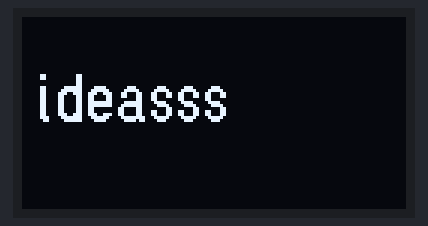
The sketch below on a simulated ESP32. Parts: 128×64 one-colour display.

Above: at 0.1 s.

The sketch:

ssd106_esp32_ideasextraordinarias.ino
```cpp
#include <U8g2lib.h>
#include <Wire.h>
U8G2_SH1106_128X64_NONAME_F_HW_I2C u8g2(U8G2_R0, U8X8_PIN_NONE);
void setup(void) {
    u8g2.begin(); //Inicializamos el dispositivo
}
void loop(void) {
    u8g2.clearBuffer();                    // Vaciamos el buffer del dispositivo
    u8g2.setFont(u8g2_font_logisoso16_tr);    // Seleccionamos la fuente
    u8g2.drawStr(5,35,"ideasss");    // Escribimos en el buffer el texto con la posición (X,Y) en la pantalla
    u8g2.sendBuffer();                    // Enviamos el buffer a nuestra pantalla
    delay(1000);
}
```
